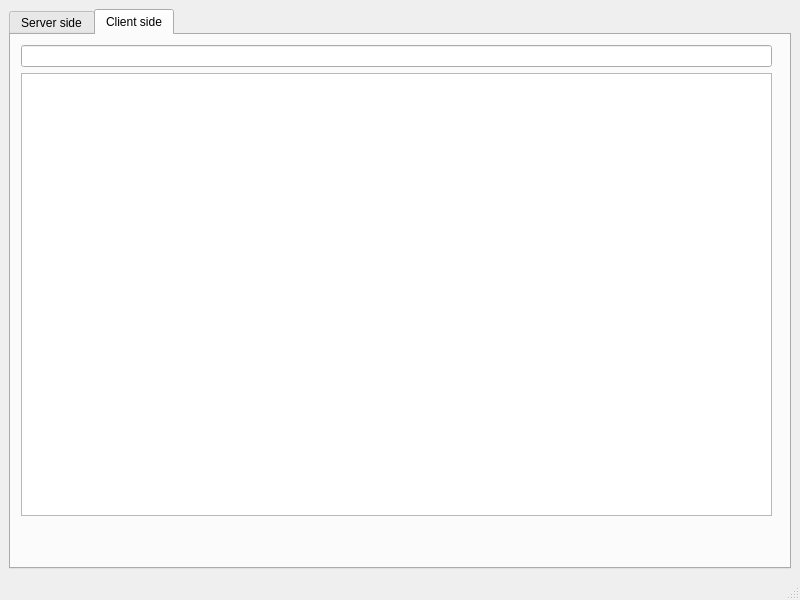
<?xml version="1.0" encoding="UTF-8"?>
<ui version="4.0">
 <class>MainWindow</class>
 <widget class="QMainWindow" name="MainWindow">
  <property name="geometry">
   <rect>
    <x>0</x>
    <y>0</y>
    <width>800</width>
    <height>600</height>
   </rect>
  </property>
  <property name="windowTitle">
   <string>MainWindow</string>
  </property>
  <widget class="QWidget" name="centralwidget">
   <layout class="QVBoxLayout" name="verticalLayout_2">
    <item>
     <widget class="QTabWidget" name="tabWidget">
      <property name="currentIndex">
       <number>1</number>
      </property>
      <widget class="QWidget" name="tab">
       <attribute name="title">
        <string>Server side</string>
       </attribute>
       <widget class="QWidget" name="layoutWidget">
        <property name="geometry">
         <rect>
          <x>10</x>
          <y>10</y>
          <width>751</width>
          <height>481</height>
         </rect>
        </property>
        <layout class="QGridLayout" name="gridLayout">
         <item row="0" column="0" colspan="3">
          <widget class="QTextEdit" name="serverTextEdit"/>
         </item>
         <item row="1" column="0">
          <spacer name="horizontalSpacer">
           <property name="orientation">
            <enum>Qt::Horizontal</enum>
           </property>
           <property name="sizeHint" stdset="0">
            <size>
             <width>558</width>
             <height>20</height>
            </size>
           </property>
          </spacer>
         </item>
         <item row="1" column="1">
          <widget class="QPushButton" name="serverSavePushButton">
           <property name="text">
            <string>Save to...</string>
           </property>
          </widget>
         </item>
         <item row="1" column="2">
          <widget class="QPushButton" name="serverSendPushButton">
           <property name="text">
            <string>Send</string>
           </property>
          </widget>
         </item>
        </layout>
       </widget>
      </widget>
      <widget class="QWidget" name="tab_2">
       <attribute name="title">
        <string>Client side</string>
       </attribute>
       <widget class="QWidget" name="layoutWidget">
        <property name="geometry">
         <rect>
          <x>10</x>
          <y>10</y>
          <width>751</width>
          <height>471</height>
         </rect>
        </property>
        <layout class="QVBoxLayout" name="verticalLayout">
         <item>
          <widget class="QLineEdit" name="clientLineEdit"/>
         </item>
         <item>
          <widget class="QTextEdit" name="clientTextEdit"/>
         </item>
        </layout>
       </widget>
      </widget>
     </widget>
    </item>
   </layout>
  </widget>
  <widget class="QMenuBar" name="menubar">
   <property name="geometry">
    <rect>
     <x>0</x>
     <y>0</y>
     <width>800</width>
     <height>26</height>
    </rect>
   </property>
  </widget>
  <widget class="QStatusBar" name="statusbar"/>
 </widget>
 <resources/>
 <connections/>
</ui>
